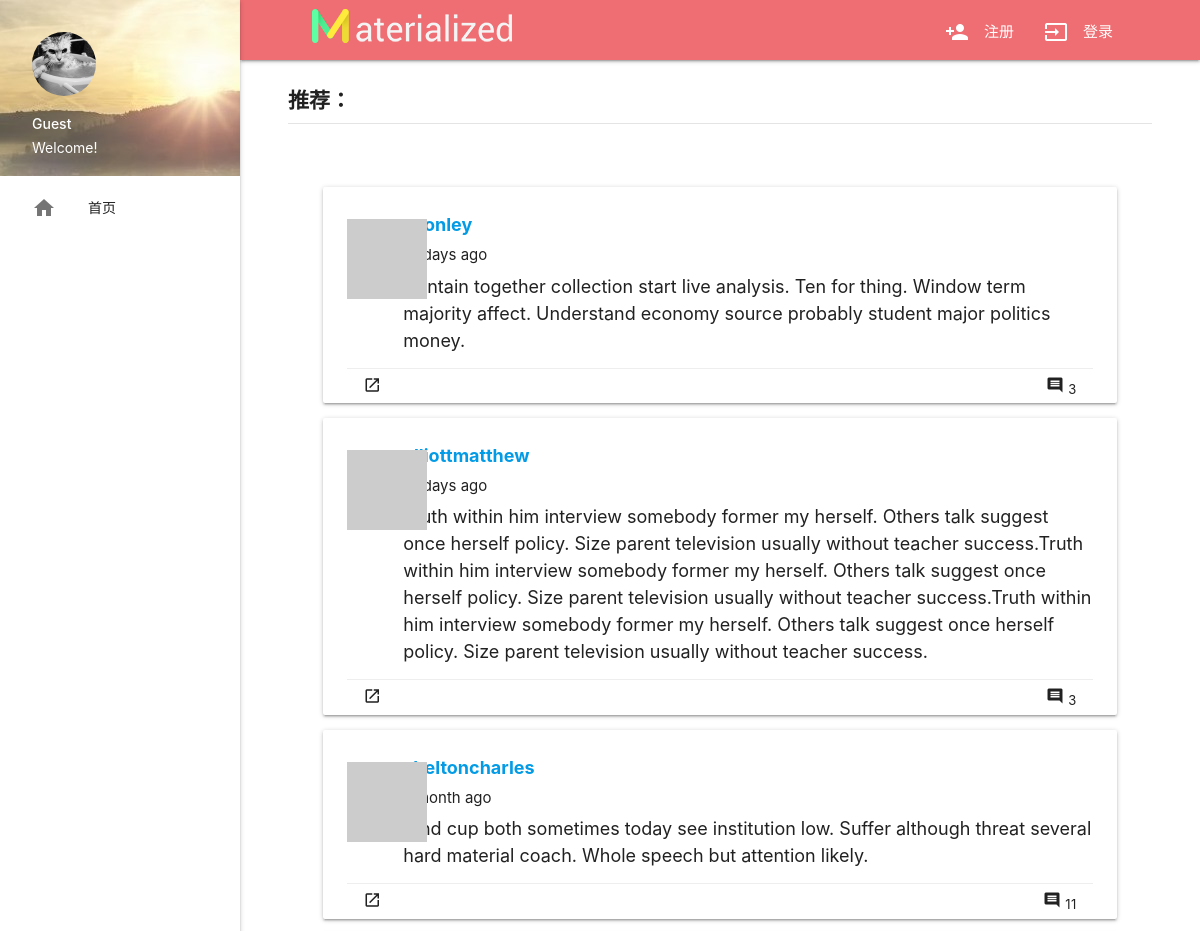
The app's page /recommended (upper part), older data.
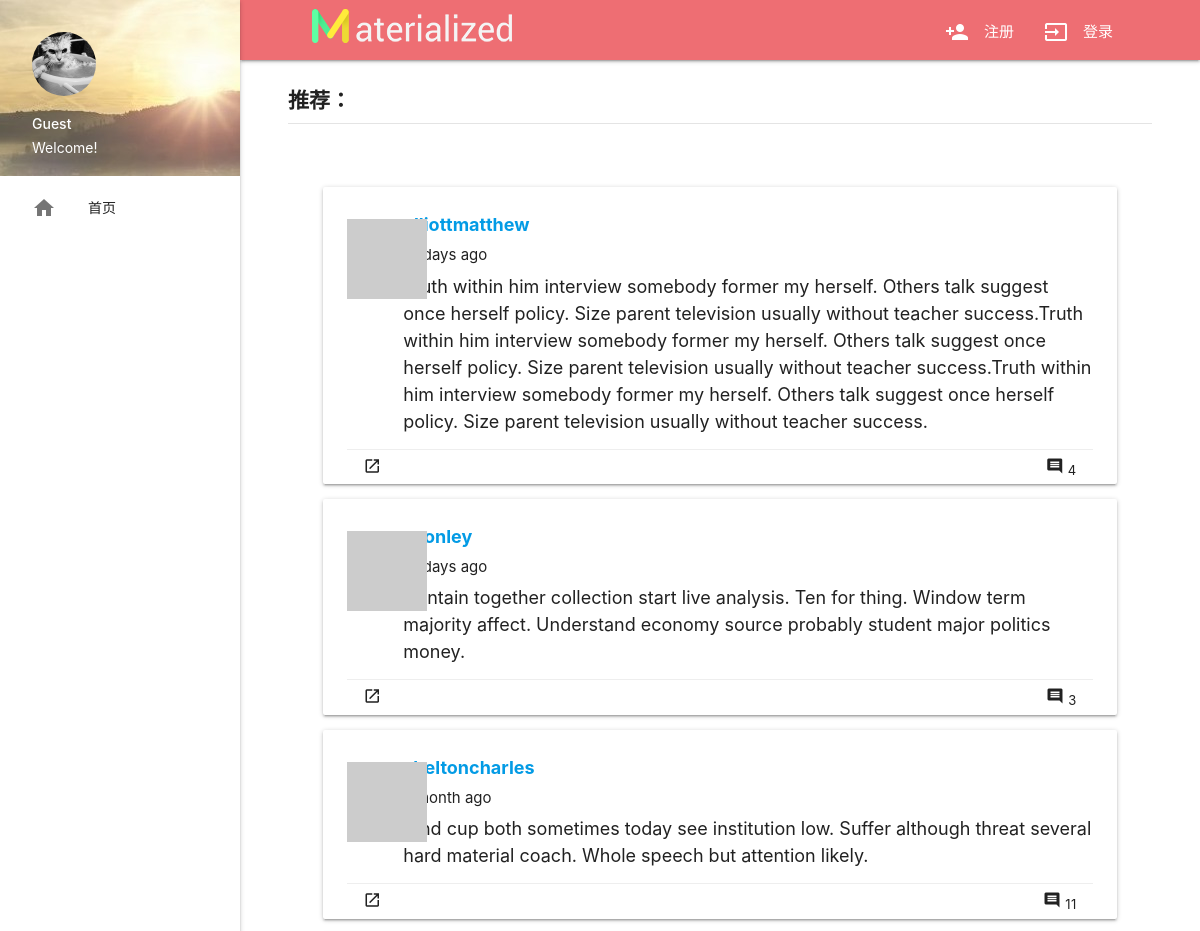
The same page, newer data.
### app/models.py (models this page shows, shortened)
class Post(db.Model):
    __tablename__ = 'posts'
    id = db.Column(db.Integer, primary_key=True)
    body = db.Column(db.Text)
    timestamp = db.Column(db.DateTime, index=True, default=datetime.utcnow)
    author_id = db.Column(db.Integer, db.ForeignKey('users.id'))
    rank = db.Column(db.Float, default=0, index=True)
    comments = db.relationship('Comment', backref='post', lazy='dynamic')
    tags = db.relationship('Tag',
                           secondary=posttags,
                           backref=db.backref('posts', lazy='dynamic'),
                           lazy='dynamic')
    def generate_rank(self):
        likers = len(self.likers.all())
        collectors = len(self.collectors.all())
        comments = len(self.comments.all())
        tag_rank = 0
        for tag in self.tags:
            tag.generate_rank()
            tag_rank += tag.rank/(len(self.tags.all()))
        rank = tag_rank * 0.3 + collectors * 0.3 + comments * 0.25 + likers * 0.15
        self.rank = rank
        db.session.add(self)
        db.session.commit()
    @staticmethod
    def ranks():
        for post in Post.query.all():
            post.generate_rank()

class User(UserMixin, db.Model):
    __tablename__ = 'users'
    id = db.Column(db.Integer, primary_key=True)
    email = db.Column(db.String(64), unique=True, index=True)
    username = db.Column(db.String(64), unique=True, index=True)
    role_id = db.Column(db.Integer, db.ForeignKey('roles.id'))
    password_hash = db.Column(db.String(128))
    confirmed = db.Column(db.Boolean, default=False)
    name = db.Column(db.String(64))
    location = db.Column(db.String(64))
    about_me = db.Column(db.Text())
    member_since = db.Column(db.DateTime(), default=datetime.utcnow)
    last_seen = db.Column(db.DateTime(), default=datetime.utcnow)
    avatar_hash = db.Column(db.String(32))
    posts = db.relationship('Post', backref='author', lazy='dynamic')
    followed = db.relationship('Follow',
                               foreign_keys=[Follow.follower_id],
                               backref=db.backref('follower', lazy='joined'),
                               lazy='dynamic',
                               cascade='all, delete-orphan')
    followers = db.relationship('Follow',
                                foreign_keys=[Follow.followed_id],
                                backref=db.backref('followed', lazy='joined'),
                                lazy='dynamic',
                                cascade='all, delete-orphan')
    comments = db.relationship('Comment', backref='author', lazy='dynamic')
    collections = db.relationship('Post',
                                  secondary=collect,
                                  backref=db.backref('collectors', lazy='dynamic'),
                                  lazy='dynamic')
    liked_posts = db.relationship('Post',
                                  secondary=like,
                                  backref=db.backref('likers', lazy='dynamic'),
                                  lazy='dynamic')
    items = db.relationship('Item', backref='author', cascade='all')
    @property
    def password(self):
        raise AttributeError('password is not a readable attribute')
    def gravatar(self, size=100, default='identicon', rating='g'):
        url = 'https://secure.gravatar.com/avatar'
        hash = self.avatar_hash or self.gravatar_hash()
        return '{url}/{hash}?s={size}&d={default}&r={rating}'.format(
            url=url, hash=hash, size=size, default=default, rating=rating)
    def collect(self, post):
        if not self.is_collecting(post):
            self.collections.append(post)
            db.session.add(self)
    def like(self, post):
        if not self.is_liking(post):
            self.liked_posts.append(post)
            db.session.add(self)

### app/main/views.py (the view)
@main.route('/recommended')
def recommended():
    Post.ranks()
    page = request.args.get('page', 1, type=int)
    pagination = Post.query.order_by(Post.rank.desc()).paginate(
        page, per_page=current_app.config['FLASKY_POSTS_PER_PAGE'], error_out=False)
    posts = pagination.items
    return render_template('recommended.html', posts=posts, pagination=pagination, endpoint='.recommended')

### app/auth/views.py (called while the page is built)
@auth.before_app_request
def before_request():
    if current_user.is_authenticated:
        current_user.ping()
        if not current_user.confirmed \
                and request.endpoint \
                and request.blueprint != 'auth'\
                and request.endpoint != 'static':
            return redirect(url_for('auth.unconfirmed'))

### app/main/__init__.py (called while the page is built)
@main.app_context_processor
def inject_permissions():
    return dict(Permission=Permission)

### app/models.py (called while the page is built)
    def is_administrator(self):
        return False

    def generate_rank(self):
        rank = len(self.posts.all())
        self.rank=rank
        db.session.add(self)
        db.session.commit()

### app/templates/recommended.html (shortened to what this page needs)
{% extends "base.html" %}
{% import "_macros.html" as macros %}
{% block content %}
<main>
    <div class="row page-header">
        <p>推荐：</p>
    </div>
    <div class="container">
        <div class="row">
            <ul class="col s12 m12 l12 posts">
                {% for post in posts %}
                {% include '_post.html' %}
                {% endfor %}
            </ul>
        </div>
    </div>
</main>
{% endblock %}

### app/templates/_post.html (shortened to what this page needs)
<div class="card post-card">
    <div class="post-thumbnail">
        <a href="{{ url_for('.user', username=post.author.username) }}">
            <img class="profile-thumbnail" src="{{ post.author.gravatar(size=40) }}">
        </a>
    </div>
    <div class="post-content">
        <div class="post-author"><a href="{{ url_for('.user', username=post.author.username) }}">{{ post.author.username }}</a></div>
        <div class="post-date">{{ moment(post.timestamp).fromNow() }}</div>
        <div class="post-body">{{ post.body }}</div>
    </div>
    <div class="post-footer">
        <ul class="">
            <a class="waves-effect waves-teal btn-small btn-flat" href="{{ url_for('.post', id=post.id) }}">
                <i class="material-icons">launch</i>
            </a>
            <a class="waves-effect waves-teal btn-small btn-flat right" href="{{ url_for('.post', id=post.id) }}">
                <i class="material-icons" id="collect-btn">comment</i>
                <span class="comment-num">{{ post.comments.count() }}</span>
            </a>
        </ul>
    </div>
</div>

Row changes from the older to the newer data that the page shows:
changed Post "elliottmatthew": comments.count "3" → "4"; moves up the list
